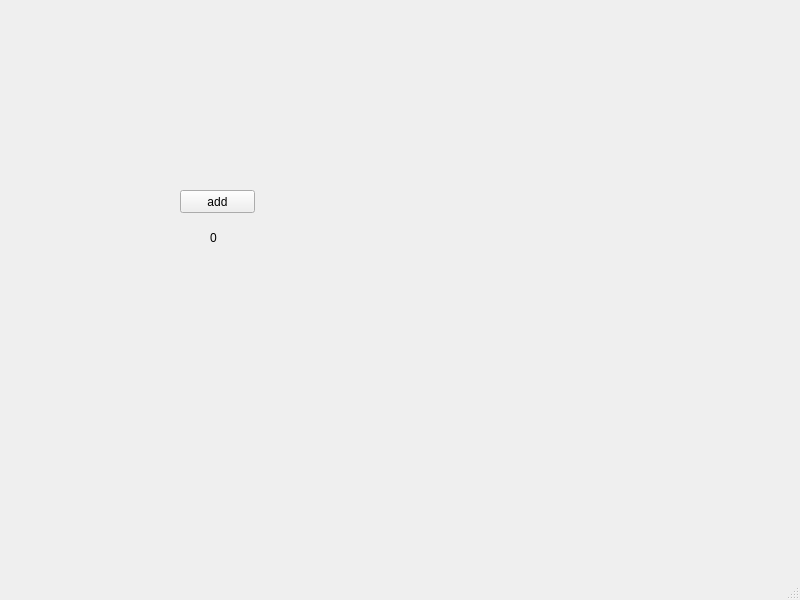
<?xml version="1.0" encoding="UTF-8"?>
<ui version="4.0">
 <class>MainWindow</class>
 <widget class="QMainWindow" name="MainWindow">
  <property name="geometry">
   <rect>
    <x>0</x>
    <y>0</y>
    <width>800</width>
    <height>600</height>
   </rect>
  </property>
  <property name="windowTitle">
   <string>MainWindow</string>
  </property>
  <widget class="QWidget" name="centralwidget">
   <widget class="QPushButton" name="pushButton_add">
    <property name="geometry">
     <rect>
      <x>180</x>
      <y>190</y>
      <width>75</width>
      <height>23</height>
     </rect>
    </property>
    <property name="text">
     <string>add</string>
    </property>
   </widget>
   <widget class="QLabel" name="label_count">
    <property name="geometry">
     <rect>
      <x>210</x>
      <y>230</y>
      <width>21</width>
      <height>16</height>
     </rect>
    </property>
    <property name="text">
     <string>0</string>
    </property>
   </widget>
  </widget>
  <widget class="QMenuBar" name="menubar">
   <property name="geometry">
    <rect>
     <x>0</x>
     <y>0</y>
     <width>800</width>
     <height>21</height>
    </rect>
   </property>
  </widget>
  <widget class="QStatusBar" name="statusbar"/>
 </widget>
 <resources/>
 <connections/>
</ui>
